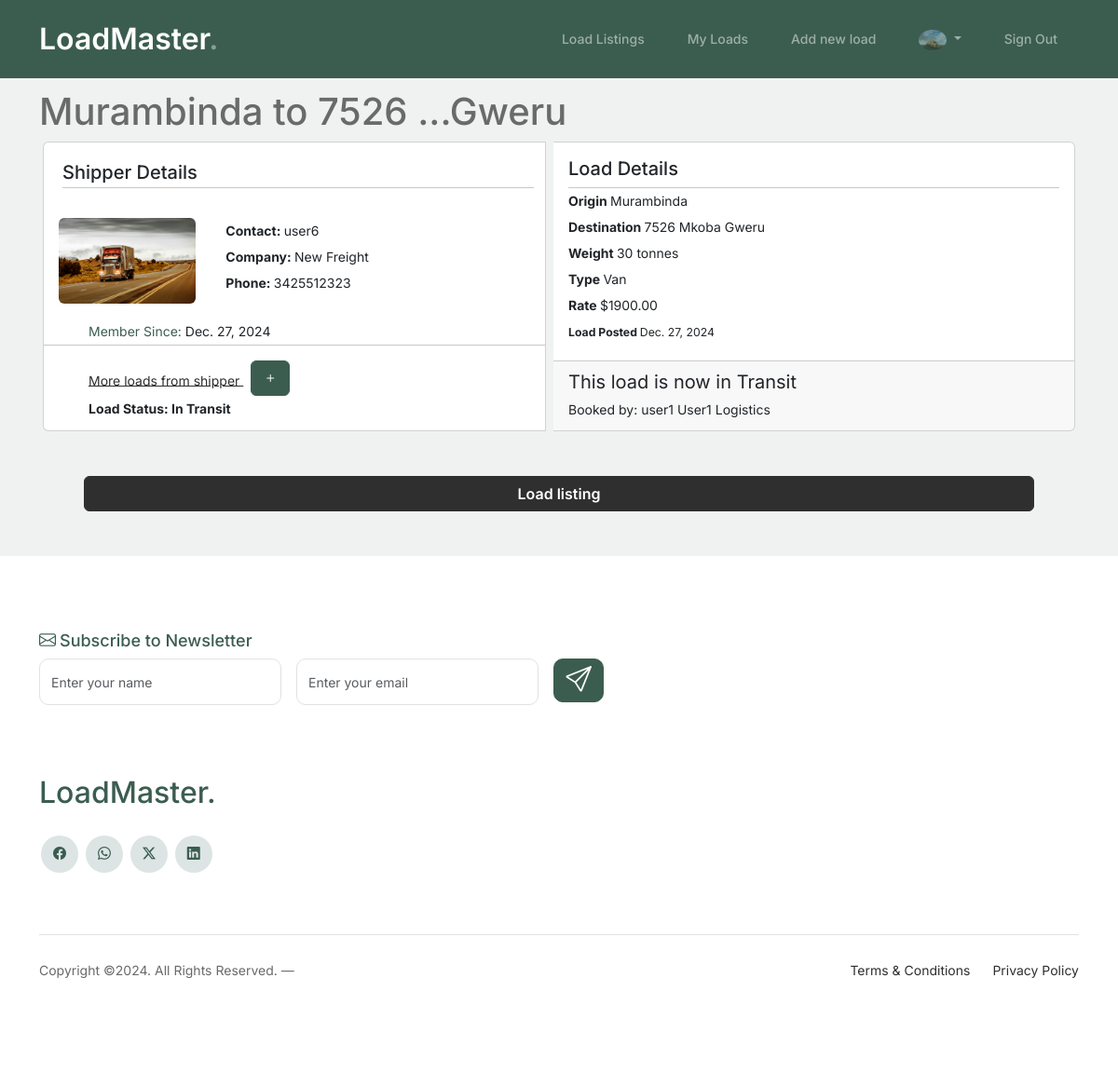
Screenshot of /loads/load/2 (signed in) with the database file from the repository.
### main/models.py (models this page shows, shortened)
class User(AbstractUser):
    pass

class Profile(models.Model):
    user = models.OneToOneField(User, on_delete=models.CASCADE, related_name='profile')
    organisation = models.CharField(max_length=50)
    phone_regex = RegexValidator(regex=r'^\+?1?\d{9,15}$', message="Phone number must be entered in the format: '+999999999'. Up to 15 digits allowed.")
    phone_number = models.CharField(validators=[phone_regex], max_length=17)
    email = models.EmailField(max_length=254)
    image = models.ImageField(default='profile_pics/default.png', upload_to='profile_pics')
    created = models.DateTimeField(auto_now_add=True)

### loads/models.py (models this page shows, shortened)
class Load(models.Model):
    class Type (models.TextChoices):
        REFEER = "R", ("Reefer")
        FLATBED = "F", ("Flatbed")
        SIDE_CURTAIN = "S", ("Side Curtain")
        OTHER = "O", ("Other")
        VAN = "V", ("Van")
    origin = models.ForeignKey(Location, related_name='outgoing', on_delete=models.CASCADE)
    destination = models.ForeignKey(Location, related_name='incoming', on_delete=models.CASCADE)
    type = models.CharField(max_length=1, choices=Type.choices, default=Type.FLATBED)
    owner = models.ForeignKey(Profile, on_delete=models.CASCADE)
    weight = models.CharField(max_length=20)
    rate = models.CharField(max_length=20)
    created = models.DateTimeField(auto_now_add=True)
    updated = models.DateTimeField(auto_now=True)
    class Meta:
        ordering = ["-created"]
    def __str__(self):
        return f"{self.origin} to {self.destination}"

class Location(models.Model):
    address_1 = models.CharField(max_length=200, null=True, blank=True)
    address_2 = models.CharField(max_length=200, null=True, blank=True)
    city = models.CharField(max_length=200)
    country = models.CharField(max_length=100, default='Zimbabwe')
    def __str__(self):
        if self.address_1:
            return f"{self.address_1[:17]}...{self.city}"
        return f"{self.city}"

class LoadStatus(models.Model):
    class Status(models.TextChoices):
        AVAILABLE = "A", ("Available")
        IN_TRANSIT = "I", ("In Transit")
        DELIVERED = "D", ("Delivered")
    load = models.OneToOneField(Load, on_delete=models.CASCADE)
    status = models.CharField(max_length=1, choices=Status.choices, default=Status.AVAILABLE)
    transporter = models.ForeignKey(Profile, on_delete=models.CASCADE)
    updated = models.DateTimeField(auto_now=True)

### loads/views.py (the view)
# urls.py: path('load/<int:pk>', views.LoadDetailView.as_view(), name='load'),
class LoadDetailView(LoginRequiredMixin, generic.DetailView):
    model = Load
    template_name = "loads/load_detail.html"

### loads/templates/loads/load_detail.html (shortened to what this page needs)
{% extends "account/base_entrance.html" %}
{% load i18n %}
{% load allauth account %}
{% block content %}
<div class="py-5"></div>
<div class="container">
  <h1>{{ object }}</h1>
  <div class="card-group">
    <div class="card mx-1" style="max-width: 540px;">
      <div class="row g-0">
        <div class="mx-1">
          <div class="card-body">
          <h5 class="card-title my-1">Shipper Details</h5>
          <hr class="m-0 p  -1">
        </div>
        </div>
        <div class="col-md-4 p-3">
          <img
            src={{ object.owner.image.url }}
            alt="Profile image"
            class="img-fluid rounded"
          />
        </div>
        <div class="col-md-8 m-0">
          <div class="card-body">
            <p class="card-text m-0">
              <span class="fw-bold">Contact: </span>{{ object.owner.user.username }}
            </p>
            {% if object.owner.organisation %}
            <p class="m-0">
              <span class="m-0 fw-bold">Company: </span> {{ object.owner.organisation }}
            </p>
            <p class="m-0">
              <span class="m-0 fw-bold">Phone: </span> {{ object.owner.phone_number }}
            </p>
            {% endif %}
          </div>
        </div>
        <p class="px-5 m-0"><span class="text-primary">Member Since: </span>{{ object.owner.created.date }}</p>
        <hr class="m-0">
        <a href="{% url 'loads:shipper_loads' object.owner.id %}" class="px-5 mt-3">More loads from shipper   <span class="fs-3 ms-2"><i class="bi bi-plus btn btn-primary"></i></span></a>
        <p class="px-5  fw-bold m-0 mb-0">Load Status: {{ object.loadstatus.get_status_display}}</p>
      </div>
    </div>
    <div class="card mx-1">
      <div class="card-body">
        <h5 class="card-title">Load Details</h5>
        <hr class="m-0">
        <p class="card-text m-0">
          <span class="fw-bold">Origin </span>{{object.origin.address_1 }} {{ object.origin.address_2 }} {{ object.origin.city }}
        </p>
        <p class="card-text m-0">
          <span class="fw-bold">Destination </span>{{object.destination.address_1 }} {{ object.destination.address_2 }} {{ object.destination.city }}
        </p>
        <p class="card-text m-0">
          <span class="fw-bold">Weight </span>{{ object.weight }}
        </p>
        <p class="card-text m-0">
          <span class="fw-bold">Type </span>{{ object.get_type_display }}
        </p>
        <p class="card-text m-0">
          <span class="fw-bold">Rate </span>{{ object.rate }}
        </p>
        <small class="card-text m-0">
          <span class="fw-bold">Load Posted </span>{{ object.created.date }}
        </small>
      </div>
      <div class="card-footer">
        {% if object.loadstatus.get_status_display == "Available" %}
          {% if object.owner == user.profile %}
            <p>This load belongs to you</p>
            <a href="{% url 'loads:load_update' object.id %}" class="btn btn-primary">Update load details</a>
          {% else %}
            <p class="m-0 text-suceess fw-bold">
            Load available for booking
            </p>
          <button type="button" class="btn btn-primary" data-bs-toggle="modal" data-bs-target="#exampleModal">
          Book this load
          </button>
          {% endif %}
        {% elif object.loadstatus.get_status_display  == "In Transit" %}
        {% if object.loadstatus.transporter == user.profile %}
          {% if object.loadstatus.pub_within_24 %}
            <span type="button" class="text-danger" data-bs-toggle="modal" data-bs-target="#cancelModal">
              Cancel booking <i class="bi bi-x-lg btn btn-danger"></i>
            </span>
            {% else %}
            <span type="button">
              Load booked more than 24hrs | Contact owner for any challenges  </i>
            </span>
          {% endif %}
          <span type="button" class="" data-bs-toggle="modal" data-bs-target="#deliveredModal">
            Mark delivered <i class="bi bi-check-lg btn btn-success"></i>
          </span>
        {% else %}
          <p class="m-0 fs-5 d-inline">This load is now in Transit</p>
          <p class="m-0">Booked by: {{ object.loadstatus.transporter.user }} {{ object.loadstatus.transporter.organisation }}</p>
        {% endif %}
        {% endif %}
      </div>
    </div>
  </div>
  <div class="d-grid gap-2 py-5 px-5">
    <a href="{% url 'loads:loads' %}" class="btn btn-tertiary" type="button">Load listing</a>
  </div>
</div>
{% endblock content %}

### templates/allauth/layouts/base.html (shortened to what this page needs)
{% load i18n %}
{% load static %}
<!DOCTYPE html>
<html>
    <head>
        <link href="https://cdn.jsdelivr.net/npm/bootstrap@5.3.3/dist/css/bootstrap.min.css" rel="stylesheet">
        <link rel="stylesheet" href="https://cdn.jsdelivr.net/npm/bootstrap-icons@1.11.3/font/bootstrap-icons.min.css">
        <link rel="stylesheet" href="{% static 'css/style.css' %}">
    </head>
    <body>
        {% block body %}
        <nav class="custom-navbar navbar navbar navbar-expand-md navbar-dark bg-dark fixed-top" arial-label="Furni navigation bar">
			<div class="container">
				<a class="navbar-brand" href="{% url 'main:home' %}">LoadMaster<span>.</span></a>
				<div class="collapse navbar-collapse" id="navbarsFurni">
					<ul class="custom-navbar-nav navbar-nav ms-auto mb-2 mb-md-0">
						<li class="nav-item"><a class="nav-link" href="{% url 'loads:loads' %}">Load Listings</a></li>
						<li class="nav-item"><a class="nav-link" href="{% url 'loads:my_loads' %}">My Loads</a></li>
						<li class="nav-item"> <a class="nav-link" href="{% url 'loads:new_load' %}">Add new load</a></li>
					</ul>
					<ul class="custom-navbar-nav navbar-nav mb-2 mb-md-0 navbar-dark">
                        {% if user.is_authenticated %}
                        {% url 'account_logout' as logout_url %}
                        {% if logout_url %}
                        <li class="nav-item dropdown">
                          <a class="nav-link dropdown-toggle" href="#" role="button" data-bs-toggle="dropdown" aria-expanded="false">
                              <img src="{{ user.profile.image.url }}" alt="profile pic" style="width: 30px; border-radius: 50%;">
                          </a>
                        </li>
                        <li class="nav-item">
                                <a href="{{ logout_url }}" class="nav-link">{% trans "Sign Out" %}</a>
                        </li>
                        {% endif %}
                    {% endif %}
                    </ul>
				</div>
			</div>
		</nav>
            {% block content %}
            {% endblock content %}
            <footer class="footer-section">
                <div class="container relative">
                    <div class="row">
                        <div class="col-lg-8">
                            <div class="subscription-form">
                                <h3 class="d-flex align-items-center"><span class="me-1"><i class="bi bi-envelope"></i></span><span>Subscribe to Newsletter</span></h3>
                                <form action="#" class="row g-3">
                                    <div class="col-auto">
                                        <input type="text" class="form-control" placeholder="Enter your name">
                                    </div>
                                    <div class="col-auto">
                                        <input type="email" class="form-control" placeholder="Enter your email">
                                    </div>
                                    <div class="col-auto">
                                        <button class="btn btn-primary">
                                            <i class="bi bi-send h3"></i>
                                        </button>
                                    </div>
                                </form>
                            </div>
                        </div>
                    </div>
                    <div class="row g-5 mb-5">
                        <div class="col-lg-4">
                            <div class="mb-4 footer-logo-wrap"><a href="#" class="footer-logo">LoadMaster<span>.</span></a></div>
                            <ul class="list-unstyled custom-social">
                                <li><a href="#"><i class="bi bi-facebook"></i></a></li>
                                <li><a href="#"><i class="bi bi-whatsapp"></i></a></li>
                                <li><a href="#"><i class="bi bi-twitter-x"></i></a></li>
                                <li><a href="#"><i class="bi bi-linkedin"></i></a></li>
                            </ul>
                        </div>
                    </div>
                    <div class="border-top copyright">
                        <div class="row pt-4">
                            <div class="col-lg-6">
                                <p class="mb-2 text-center text-lg-start">Copyright &copy;<script>document.write(new Date().getFullYear());</script>. All Rights Reserved. &mdash;
                </p>
                            </div>
                            <div class="col-lg-6 text-center text-lg-end">
                                <ul class="list-unstyled d-inline-flex ms-auto">
                                    <li class="me-4"><a href="#">Terms &amp; Conditions</a></li>
                                    <li><a href="#">Privacy Policy</a></li>
                                </ul>
                            </div>
                        </div>
                    </div>
                </div>
            </footer>
        {% endblock body %}
    </body>
</html>

### assets/css/style.css (style rules this page uses)
body { overflow-x: hidden; position: relative; }
body { font-family: "Inter", sans-serif; font-weight: 400; line-height: 28px; color: #6a6a6a; font-size: 14px; background-color: #eff2f1; }
a { text-decoration: none; -webkit-transition: .3s all ease; -o-transition: .3s all ease; transition: .3s all ease; color: #2f2f2f; text-decoration: underline; }
.custom-navbar { background: #3b5d50 !important; padding-top: 20px; padding-bottom: 20px; }
.custom-navbar .navbar-brand { font-size: 32px; font-weight: 600; }
.custom-navbar .navbar-brand > span { opacity: .4; }
@media (min-width: 992px) { .custom-navbar .custom-navbar-nav li { margin-left: 15px; margin-right: 15px; } }
.custom-navbar .custom-navbar-nav li a { font-weight: 500; color: #ffffff !important; opacity: .5; -webkit-transition: .3s all ease; -o-transition: .3s all ease; transition: .3s all ease; position: relative; }
@media (min-width: 768px) { .custom-navbar .custom-navbar-nav li a:before { content: ""; position: absolute; bottom: 0; left: 8px; right: 8px; background: #f9bf29; height: 5px; opacity: 1; visibility: visible; width: 0; -webkit-transition: .15s all ease-out; -o-transition: .15s all ease-out; transition: .15s all ease-out; } }
.btn { font-weight: 600; color: #ffffff; background: #2f2f2f; border-color: #2f2f2f; }
.btn.btn-primary { background: #3b5d50; border-color: #3b5d50; }
.footer-section { padding: 80px 0; background: #ffffff; }
.footer-section .relative { position: relative; }
.footer-section a { text-decoration: none; color: #2f2f2f; -webkit-transition: .3s all ease; -o-transition: .3s all ease; transition: .3s all ease; }
.footer-section .subscription-form { margin-bottom: 40px; position: relative; z-index: 2; margin-top: 100px; }
@media (min-width: 992px) { .footer-section .subscription-form { margin-top: 0px; margin-bottom: 80px; } }
.footer-section .subscription-form h3 { font-size: 18px; font-weight: 500; color: #3b5d50; }
.footer-section .subscription-form .form-control { height: 50px; border-radius: 10px; font-family: "Inter", sans-serif; }
.footer-section .subscription-form .btn { border-radius: 10px !important; }
.footer-section .footer-logo-wrap .footer-logo { font-size: 32px; font-weight: 500; text-decoration: none; color: #3b5d50; }
.footer-section .custom-social li { margin: 2px; display: inline-block; }
.footer-section .custom-social li a { width: 40px; height: 40px; text-align: center; line-height: 40px; display: inline-block; background: #dce5e4; color: #3b5d50; border-radius: 50%; }
.footer-section .border-top { border-color: #dce5e4; }
.footer-section .border-top.copyright { font-size: 14px !important; }
.form-control { height: 50px; border-radius: 10px; font-family: "Inter", sans-serif; }
.text-primary { color: #3b5d50 !important; }

### rows the page displays
User: profile.image (picture)
Load: origin+destination "Murambinda to 7526 ...Gweru", owner.image (picture), owner.user.username "user6", owner.organisation "New Freight", owner.phone_number "3425512323", owner.created "Dec. 27, 2024", loadstatus.status "In Transit", origin.city "Murambinda", destination.address_1 "7526", destination.address_2 "Mkoba", destination.city "Gweru", weight "30 tonnes", type "Van", rate "$1900.00", created "Dec. 27, 2024", loadstatus.transporter.user "user1", loadstatus.transporter.organisation "User1 Logistics"
